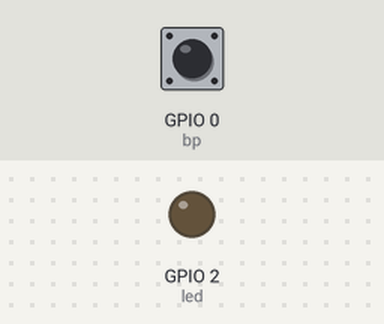
A program run on a simulated ESP32 board running MicroPython. On the bench: output pins drawn as LEDs (lit = HIGH). Inputs (shaded band) come from the test bench; at power-on: GPIO 0 (bp) HIGH. What the program prints to the serial console is not drawn.

Above: at 1.2 s.
1.3 s: GPIO 0 (bp) pulled LOW for 0.15 s
At 2.1 s:
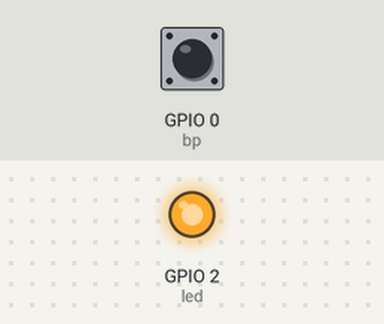
4.4 s: GPIO 0 (bp) pulled LOW for 1 s
At 8.0 s:
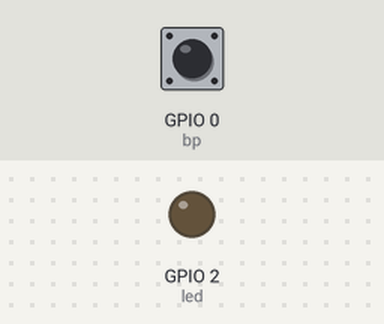
8.4 s: GPIO 0 (bp) pulled LOW for 3.2 s
At 8.8 s:
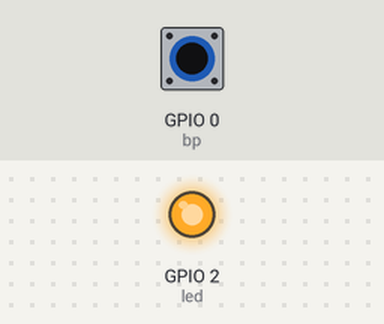
Timing chart, 0 to 15.0 s (numbered marks = the images above; inputs shaded):
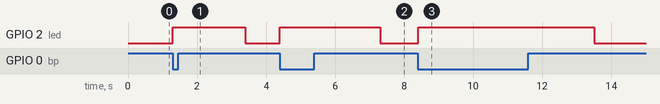

Measured:
- after the input at 1.3 s, GPIO 2 (led): LOW → HIGH at once, → LOW 2.1 s later
- after the input at 4.4 s, GPIO 2 (led): LOW → HIGH at once, → LOW 2.9 s later
- after the input at 8.4 s, GPIO 2 (led): LOW → HIGH at once, → LOW 5.1 s later

The program:

manip06_temporisateur.py
```python
# Manipulation 06 — Temporisateur d'éclairage (minuterie d'escalier)
# Fablab Ardèche — Atelier d'initiation
# -----------------------------------------------------------------------
# Principe : on appuie sur le bouton → la LED s'allume pendant 2 secondes
# puis s'éteint toute seule. Si on réappuie pendant que c'est allumé,
# le compteur repart à zéro (la durée est prolongée).
#
# Méthode : un COMPTEUR qui démarre à 20 à chaque appui.
# À chaque tour de boucle (toutes les 0,1 s), le compteur descend de 1.
# La LED est allumée tant que le compteur est positif.
#   → 20 × 0,1 s = 2 secondes d'éclairage.
#
# C'est exactement le principe d'une minuterie d'escalier :
# on appuie → la lumière reste allumée un certain temps → elle s'éteint.
#
# Rien à brancher — LED GPIO 2, bouton BOOT GPIO 0.
# -----------------------------------------------------------------------

from machine import Pin
from time import sleep

led = Pin(2, Pin.OUT)
bp  = Pin(0, Pin.IN, Pin.PULL_UP)   # bouton BOOT, actif bas (0 = appuyé)

compt = 0                           # compteur de temporisation

print("Temporisateur — appuyer sur BOOT pour allumer 2 secondes")
print("Ctrl+C pour arrêter")

while True:
    # Si le bouton est appuyé (actif bas → value() == 0), relancer le compteur
    if bp.value() == 0:
        compt = 20                   # 20 itérations × 0,1 s = 2 secondes

    # La LED est allumée tant que le compteur est positif
    led.value(compt > 0)             # compt > 0 → True (1) → LED ON

    sleep(0.1)                       # chaque tour dure 0,1 seconde

    # Décrémenter le compteur, sans jamais passer en négatif
    if compt > 0:
        compt -= 1

# -----------------------------------------------------------------------
# COMMENT ÇA MARCHE :
#
#   compt = 20  →  led ON  →  sleep 0.1  →  compt = 19
#   compt = 19  →  led ON  →  sleep 0.1  →  compt = 18
#   ...
#   compt =  1  →  led ON  →  sleep 0.1  →  compt = 0
#   compt =  0  →  led OFF →  sleep 0.1  →  compt reste 0
#
# Si on appuie à compt = 5, le compteur remonte à 20 → relance le cycle.
#
# POURQUOI LE TEST "if compt > 0" :
#   Sans lui, le compteur continuerait à descendre : -1, -2, -3...
#   La LED resterait éteinte (le test compt > 0 serait faux), mais il
#   faudrait ensuite remonter depuis très loin pour la rallumer.
#   Le test bloque donc le compteur à 0.
#
#   Variante compacte que tu croiseras parfois :
#       compt -= (compt > 0)
#   Elle fonctionne car en Python True vaut 1 et False vaut 0.
#   C'est plus court, mais nettement moins lisible.
#
# VARIANTES À ESSAYER :
#   compt = 50   →  5 secondes d'éclairage
#   compt = 100  →  10 secondes
#   sleep(0.05)  →  plus de précision (doubler compt en conséquence)
# -----------------------------------------------------------------------
```
